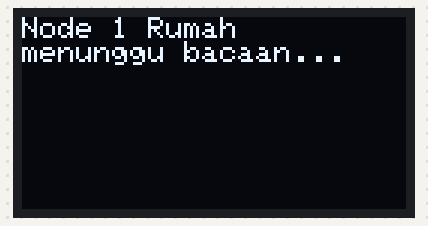
Simulated run of this sketch. Board: ESP32. On the bench: 128×64 one-colour display. What the sketch prints to the serial monitor is not drawn.

Above: at 0.6 s.
At 1.6 s:
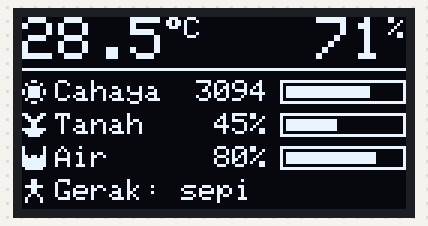
At 4.7 s:
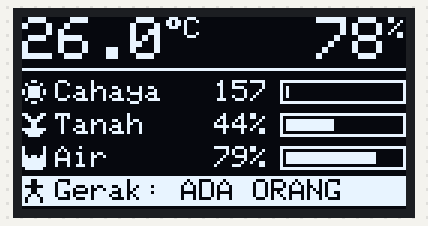
At 7.7 s:
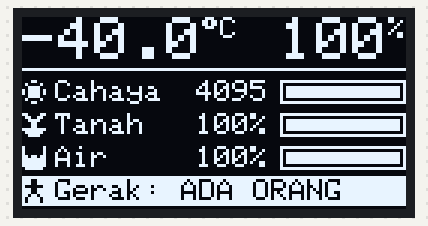
At 10.7 s:
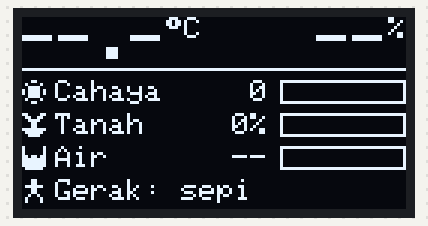

Measured:
- by itself, everything shown: repeats every 12.1 s, in 4 steps
- what the display in image 0 shows lasts 1.0 s, from 0.6 s to 1.6 s
- what the display in image 1 shows lasts 3.0 s, from 1.6 s to 4.6 s

The sketch:

modul07_layar_node1.ino
```cpp
// Modul 7 - Praktik 6: merancang layar status Node 1
// Layar OLED menampilkan bacaan kelima sensor Node 1. Untuk merancang, kita memakai bacaan CONTOH yang berganti
// setiap 3 detik, termasuk "kasus terburuk": angka sepanjang mungkin dan sensor yang gagal dibaca.
// Layar OLED: SDA ke D21, SCL ke D22.
// Library: Adafruit SSD1306 2.5.17 (ikut terpasang: Adafruit GFX Library 1.12.6 dan Adafruit BusIO 1.17.4).

#include <Wire.h>
#include <Adafruit_GFX.h>
#include <Adafruit_SSD1306.h>

const int PIN_SDA = 21;          // D21: jalur data I2C (peta pin kanonik)
const int PIN_SCL = 22;          // D22: jalur detak I2C (peta pin kanonik)
const byte ALAMAT_LAYAR = 0x3C;  // "alamat rumah" layar di bus I2C

// Formulir data sensor, sama persis dengan Node 1 (Modul 6).
struct BacaanSensor {
  float suhu;      // derajat Celsius; NAN kalau DHT22 gagal dibaca
  int kelembapan;  // persen; -1 kalau DHT22 gagal dibaca
  int cahaya;      // 0 (gelap gulita) sampai 4095 (sangat terang)
  int tanah;       // persen: 0 = kering seperti di udara, 100 = basah seperti di air
  bool gerak;      // true kalau PIR melihat gerakan
  int level_air;   // persen isi tandon; -1 kalau gema HC-SR04 tidak kembali
};

// Empat bacaan contoh. Isinya berurutan sesuai dengan kolom formulir di atas:
// suhu, kelembapan, cahaya, tanah, gerak, level_air.
BacaanSensor contoh[4] = {
  {28.5, 71, 3094, 45, false, 80},     // 1. siang biasa
  {26.0, 78, 157, 44, true, 79},       // 2. malam, ada orang lewat
  {-40.0, 100, 4095, 100, true, 100},  // 3. kasus terpanjang: semua angka sepanjang mungkin
  {NAN, -1, 0, 0, false, -1},          // 4. DHT22 dan HC-SR04 gagal dibaca
};
const char* namaContoh[4] = {"siang biasa", "malam, ada orang lewat", "kasus terpanjang", "sensor gagal"};
int nomorContoh = 0;

// ---------- Modul 7: layar OLED ----------
Adafruit_SSD1306 layar(128, 64, &Wire, -1);  // lebar 128, tinggi 64, lewat bus I2C, tanpa kaki reset
bool layarAda = false;                       // true kalau layar menjawab di alamat 0x3C

// Ikon 8 x 8 titik: 1 = titik menyala, 0 = padam.
const unsigned char IKON_MATAHARI[] = {
  0b00011000,
  0b01000010,
  0b00111100,
  0b10111101,
  0b10111101,
  0b00111100,
  0b01000010,
  0b00011000,
};
const unsigned char IKON_TANAMAN[] = {
  0b11000011,
  0b01100110,
  0b00111100,
  0b00011000,
  0b00011000,
  0b11111111,
  0b01111110,
  0b00111100,
};
const unsigned char IKON_TANDON[] = {
  0b10000001,
  0b10000001,
  0b10000001,
  0b11011011,
  0b11111111,
  0b11111111,
  0b11111111,
  0b01111110,
};
const unsigned char IKON_ORANG[] = {
  0b00011000,
  0b00011000,
  0b01111110,
  0b00011000,
  0b00011000,
  0b00100100,
  0b01000010,
  0b01000010,
};

// Mencari layar di bus I2C, lalu menyalakannya. Kalau layar tidak ada, program tetap berjalan.
void siapkanLayar() {
  Wire.begin(PIN_SDA, PIN_SCL);
  Wire.beginTransmission(ALAMAT_LAYAR);
  layarAda = Wire.endTransmission() == 0;  // ada yang menjawab di 0x3C?
  if (!layarAda) {
    Serial.println("Layar OLED tidak ditemukan di 0x3C. Node 1 tetap jalan tanpa layar.");
    return;
  }
  layar.begin(SSD1306_SWITCHCAPVCC, ALAMAT_LAYAR);
  layar.cp437(true);  // tabel huruf CP437 yang benar supaya nomor 248 = tanda derajat
  layar.setTextColor(SSD1306_WHITE);
  layar.clearDisplay();
  layar.setTextSize(1);
  layar.setCursor(0, 0);
  layar.println("Node 1 Rumah");
  layar.println("menunggu bacaan...");
  layar.display();
}

// Menulis teks rata kanan: huruf terakhirnya berakhir tepat sebelum x = kanan.
void tulisRataKanan(String teks, int kanan, int y, int ukuran) {
  layar.setTextSize(ukuran);
  layar.setCursor(kanan - teks.length() * 6 * ukuran, y);  // satu huruf = 6 titik x ukuran
  layar.print(teks);
}

// Batang persen: bingkai selebar "lebar" titik, isinya sepanjang persen. Persen di bawah 0 = kosong.
void gambarBatang(int x, int y, int lebar, int persen) {
  layar.drawRect(x, y, lebar, 8, SSD1306_WHITE);
  if (persen > 0) {
    layar.fillRect(x + 2, y + 2, (lebar - 4) * persen / 100, 4, SSD1306_WHITE);
  }
}

// Satu baris layar: ikon, nama, angka rata kanan, lalu batang persen.
// Tanda * pada "const unsigned char* ikon" berarti fungsi ini menerima ikon mana pun yang dikirim
// (mirip const char* untuk teks di Modul 3). Biarkan apa adanya.
void barisBatang(int y, const unsigned char* ikon, String nama, String angka, int persen) {
  layar.drawBitmap(0, y, ikon, 8, 8, SSD1306_WHITE);
  layar.setTextSize(1);
  layar.setCursor(11, y);
  layar.print(nama);
  tulisRataKanan(angka, 82, y, 1);
  gambarBatang(86, y, 42, persen);
}

void tampilkanDiLayar(BacaanSensor b) {
  if (!layarAda) {
    return;
  }
  layar.clearDisplay();

  // Baris atas: suhu di kiri dan kelembapan di kanan. Angkanya besar, satuannya kecil.
  String teksSuhu = "--.-";
  if (!isnan(b.suhu)) {
    teksSuhu = String(b.suhu, 1);
  }
  layar.setTextSize(2);
  layar.setCursor(0, 0);
  layar.print(teksSuhu);
  layar.setTextSize(1);
  layar.write(248);  // tanda derajat
  layar.print("C");

  String teksLembap = "--";
  if (b.kelembapan >= 0) {
    teksLembap = String(b.kelembapan);
  }
  tulisRataKanan(teksLembap, 122, 0, 2);
  layar.setTextSize(1);
  layar.setCursor(122, 0);
  layar.print("%");

  layar.drawFastHLine(0, 17, 128, SSD1306_WHITE);  // garis pemisah

  // Tiga baris dengan batang persen. Cahaya 0-4095 diubah dulu menjadi 0-100 untuk batangnya.
  barisBatang(21, IKON_MATAHARI, "Cahaya", String(b.cahaya), b.cahaya * 100 / 4095);
  barisBatang(32, IKON_TANAMAN, "Tanah", String(b.tanah) + "%", b.tanah);
  String teksAir = "--";
  if (b.level_air >= 0) {
    teksAir = String(b.level_air) + "%";
  }
  barisBatang(43, IKON_TANDON, "Air", teksAir, b.level_air);

  // Baris gerak: dibalik (latar putih) kalau ada gerakan supaya langsung menarik perhatian.
  if (b.gerak) {
    layar.fillRect(0, 53, 128, 10, SSD1306_WHITE);
    layar.drawBitmap(0, 54, IKON_ORANG, 8, 8, SSD1306_BLACK);
    layar.setTextColor(SSD1306_BLACK);
    layar.setCursor(11, 54);
    layar.print("Gerak: ADA ORANG");
    layar.setTextColor(SSD1306_WHITE);
  } else {
    layar.drawBitmap(0, 54, IKON_ORANG, 8, 8, SSD1306_WHITE);
    layar.setCursor(11, 54);
    layar.print("Gerak: sepi");
  }

  layar.display();
}
// ---------- Akhir bagian layar. Mulai dari "Ikon 8 x 8" sampai di sini nanti dipindahkan ke Node 1. ----------

// ---------- Panggung latihan Praktik 6: setup() dan loop() di bawah ini TIDAK ikut dipindahkan. ----------
void setup() {
  Serial.begin(115200);
  delay(500);
  Serial.println();
  siapkanLayar();
  delay(1000);
}

void loop() {
  Serial.print("Contoh ");
  Serial.print(nomorContoh + 1);
  Serial.print(": ");
  Serial.println(namaContoh[nomorContoh]);
  tampilkanDiLayar(contoh[nomorContoh]);

  nomorContoh++;
  if (nomorContoh > 3) {
    nomorContoh = 0;
  }
  delay(3000);
}
```
